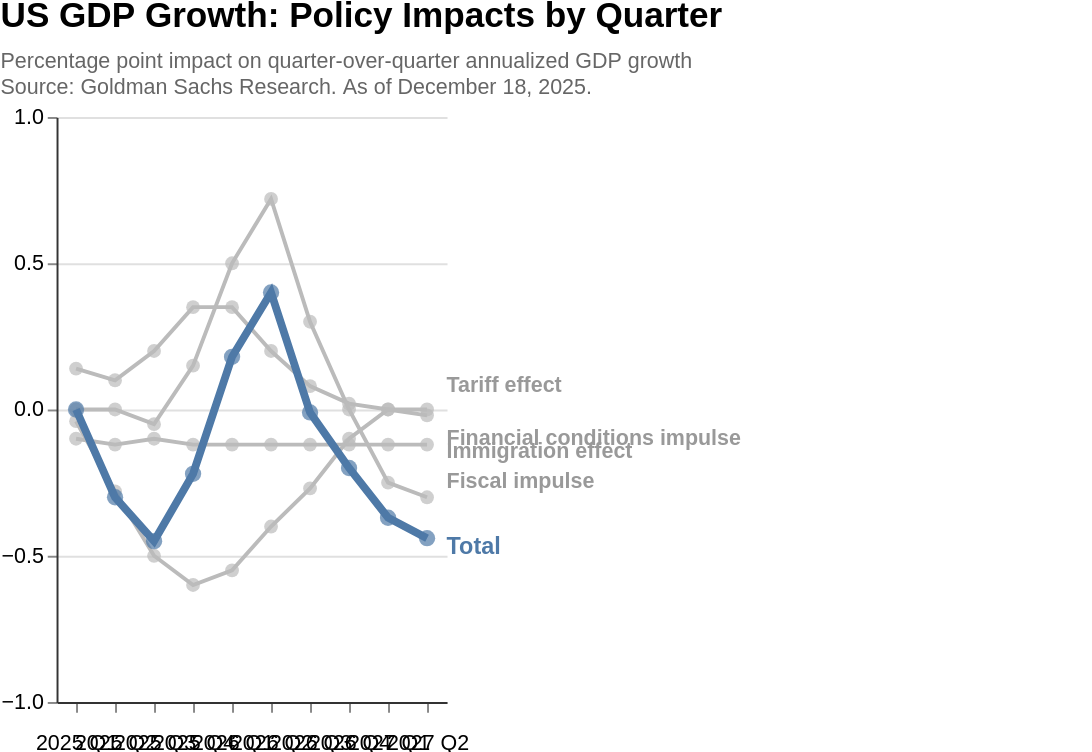

Express this chart as Vega-Lite.
### Vega-Lite specification from a JSON file in a GitHub repository (floating-point values rounded to 4 significant figures)
{"$schema": "https://vega.github.io/schema/vega-lite/v5.json", "title": {"text": "US GDP Growth: Policy Impacts by Quarter", "subtitle": ["Percentage point impact on quarter-over-quarter annualized GDP growth", "Source: Goldman Sachs Research. As of December 18, 2025."], "anchor": "start", "fontSize": 18, "fontWeight": "bold", "subtitleFontSize": 11, "subtitleColor": "#666", "subtitlePadding": 8}, "width": "container", "height": "container", "background": "white", "padding": {"right": 180}, "data": {"values": [{"order": 1, "quarter": "2025 Q1", "series": "Financial conditions impulse", "value": 0.14}, {"order": 1, "quarter": "2025 Q1", "series": "Fiscal impulse", "value": 0.0}, {"order": 1, "quarter": "2025 Q1", "series": "Tariff effect", "value": -0.04}, {"order": 1, "quarter": "2025 Q1", "series": "Immigration effect", "value": -0.1}, {"order": 2, "quarter": "2025 Q2", "series": "Financial conditions impulse", "value": 0.1}, {"order": 2, "quarter": "2025 Q2", "series": "Fiscal impulse", "value": 0.0}, {"order": 2, "quarter": "2025 Q2", "series": "Tariff effect", "value": -0.28}, {"order": 2, "quarter": "2025 Q2", "series": "Immigration effect", "value": -0.12}, {"order": 3, "quarter": "2025 Q3", "series": "Financial conditions impulse", "value": 0.2}, {"order": 3, "quarter": "2025 Q3", "series": "Tariff effect", "value": -0.5}, {"order": 3, "quarter": "2025 Q3", "series": "Immigration effect", "value": -0.1}, {"order": 3, "quarter": "2025 Q3", "series": "Fiscal impulse", "value": -0.05}, {"order": 4, "quarter": "2025 Q4", "series": "Financial conditions impulse", "value": 0.35}, {"order": 4, "quarter": "2025 Q4", "series": "Fiscal impulse", "value": 0.15}, {"order": 4, "quarter": "2025 Q4", "series": "Tariff effect", "value": -0.6}, {"order": 4, "quarter": "2025 Q4", "series": "Immigration effect", "value": -0.12}, {"order": 5, "quarter": "2026 Q1", "series": "Financial conditions impulse", "value": 0.35}, {"order": 5, "quarter": "2026 Q1", "series": "Fiscal impulse", "value": 0.5}, {"order": 5, "quarter": "2026 Q1", "series": "Tariff effect", "value": -0.55}, {"order": 5, "quarter": "2026 Q1", "series": "Immigration effect", "value": -0.12}, {"order": 6, "quarter": "2026 Q2", "series": "Financial conditions impulse", "value": 0.2}, {"order": 6, "quarter": "2026 Q2", "series": "Fiscal impulse", "value": 0.72}, {"order": 6, "quarter": "2026 Q2", "series": "Tariff effect", "value": -0.4}, {"order": 6, "quarter": "2026 Q2", "series": "Immigration effect", "value": -0.12}, {"order": 7, "quarter": "2026 Q3", "series": "Financial conditions impulse", "value": 0.08}, {"order": 7, "quarter": "2026 Q3", "series": "Fiscal impulse", "value": 0.3}, {"order": 7, "quarter": "2026 Q3", "series": "Tariff effect", "value": -0.27}, {"order": 7, "quarter": "2026 Q3", "series": "Immigration effect", "value": -0.12}, {"order": 8, "quarter": "2026 Q4", "series": "Financial conditions impulse", "value": 0.02}, {"order": 8, "quarter": "2026 Q4", "series": "Fiscal impulse", "value": 0.0}, {"order": 8, "quarter": "2026 Q4", "series": "Tariff effect", "value": -0.1}, {"order": 8, "quarter": "2026 Q4", "series": "Immigration effect", "value": -0.12}, {"order": 9, "quarter": "2027 Q1", "series": "Financial conditions impulse", "value": 0.0}, {"order": 9, "quarter": "2027 Q1", "series": "Fiscal impulse", "value": -0.25}, {"order": 9, "quarter": "2027 Q1", "series": "Tariff effect", "value": 0.0}, {"order": 9, "quarter": "2027 Q1", "series": "Immigration effect", "value": -0.12}, {"order": 10, "quarter": "2027 Q2", "series": "Financial conditions impulse", "value": -0.02}, {"order": 10, "quarter": "2027 Q2", "series": "Fiscal impulse", "value": -0.3}, {"order": 10, "quarter": "2027 Q2", "series": "Tariff effect", "value": 0.0}, {"order": 10, "quarter": "2027 Q2", "series": "Immigration effect", "value": -0.12}]}, "encoding": {"x": {"field": "quarter", "type": "ordinal", "sort": {"field": "order"}, "axis": {"title": null, "labelAngle": 0, "labelFontSize": 11, "labelPadding": 10, "domain": true, "domainColor": "#333"}}}, "layer": [{"params": [{"name": "highlight", "select": {"type": "point", "fields": ["series"], "on": "pointerover", "clear": "pointerout"}}], "mark": {"type": "line", "strokeWidth": 2}, "encoding": {"y": {"field": "value", "type": "quantitative", "axis": {"title": null, "grid": true, "gridColor": "#e0e0e0", "domain": true, "domainColor": "#333", "labelFontSize": 11, "values": [-1, -0.5, 0, 0.5, 1]}, "scale": {"domain": [-1, 1]}}, "color": {"condition": {"param": "highlight", "empty": false, "field": "series", "type": "nominal", "scale": {"domain": ["Tariff effect", "Immigration effect", "Fiscal impulse", "Financial conditions impulse"], "range": ["#e15759", "#9c755f", "#59a14f", "#f28e2b"]}, "legend": null}, "value": "#bbb"}, "detail": {"field": "series"}, "strokeWidth": {"condition": {"param": "highlight", "empty": false, "value": 3.5}, "value": 2}}}, {"mark": {"type": "circle", "size": 50}, "encoding": {"y": {"field": "value", "type": "quantitative"}, "color": {"condition": {"param": "highlight", "empty": false, "field": "series", "type": "nominal", "scale": {"domain": ["Tariff effect", "Immigration effect", "Fiscal impulse", "Financial conditions impulse"], "range": ["#e15759", "#9c755f", "#59a14f", "#f28e2b"]}, "legend": null}, "value": "#bbb"}, "tooltip": [{"field": "series", "type": "nominal", "title": "Effect"}, {"field": "quarter", "type": "ordinal", "title": "Quarter"}, {"field": "value", "type": "quantitative", "title": "Impact (pp)", "format": ".2f"}]}}, {"transform": [{"filter": "datum.order == 10 && datum.series == 'Tariff effect'"}], "mark": {"type": "text", "align": "left", "dx": 10, "dy": -12, "fontSize": 11, "fontWeight": "bold"}, "encoding": {"y": {"field": "value", "type": "quantitative"}, "text": {"field": "series"}, "color": {"condition": {"param": "highlight", "empty": false, "field": "series", "type": "nominal", "scale": {"domain": ["Tariff effect", "Immigration effect", "Fiscal impulse", "Financial conditions impulse"], "range": ["#e15759", "#9c755f", "#59a14f", "#f28e2b"]}, "legend": null}, "value": "#999"}}}, {"transform": [{"filter": "datum.order == 10 && datum.series == 'Financial conditions impulse'"}], "mark": {"type": "text", "align": "left", "dx": 10, "dy": 12, "fontSize": 11, "fontWeight": "bold"}, "encoding": {"y": {"field": "value", "type": "quantitative"}, "text": {"field": "series"}, "color": {"condition": {"param": "highlight", "empty": false, "field": "series", "type": "nominal", "scale": {"domain": ["Tariff effect", "Immigration effect", "Fiscal impulse", "Financial conditions impulse"], "range": ["#e15759", "#9c755f", "#59a14f", "#f28e2b"]}, "legend": null}, "value": "#999"}}}, {"transform": [{"filter": "datum.order == 10 && datum.series == 'Immigration effect'"}], "mark": {"type": "text", "align": "left", "dx": 10, "dy": 4, "fontSize": 11, "fontWeight": "bold"}, "encoding": {"y": {"field": "value", "type": "quantitative"}, "text": {"field": "series"}, "color": {"condition": {"param": "highlight", "empty": false, "field": "series", "type": "nominal", "scale": {"domain": ["Tariff effect", "Immigration effect", "Fiscal impulse", "Financial conditions impulse"], "range": ["#e15759", "#9c755f", "#59a14f", "#f28e2b"]}, "legend": null}, "value": "#999"}}}, {"transform": [{"filter": "datum.order == 10 && datum.series == 'Fiscal impulse'"}], "mark": {"type": "text", "align": "left", "dx": 10, "dy": -8, "fontSize": 11, "fontWeight": "bold"}, "encoding": {"y": {"field": "value", "type": "quantitative"}, "text": {"field": "series"}, "color": {"condition": {"param": "highlight", "empty": false, "field": "series", "type": "nominal", "scale": {"domain": ["Tariff effect", "Immigration effect", "Fiscal impulse", "Financial conditions impulse"], "range": ["#e15759", "#9c755f", "#59a14f", "#f28e2b"]}, "legend": null}, "value": "#999"}}}, {"transform": [{"aggregate": [{"op": "sum", "field": "value", "as": "total"}], "groupby": ["quarter", "order"]}], "mark": {"type": "line", "strokeWidth": 4, "color": "#4e79a7"}, "encoding": {"y": {"field": "total", "type": "quantitative"}}}, {"transform": [{"aggregate": [{"op": "sum", "field": "value", "as": "total"}], "groupby": ["quarter", "order"]}], "mark": {"type": "point", "filled": true, "size": 70, "color": "#4e79a7"}, "encoding": {"y": {"field": "total", "type": "quantitative"}, "tooltip": [{"value": "Total"}, {"field": "quarter", "type": "ordinal", "title": "Quarter"}, {"field": "total", "type": "quantitative", "title": "Impact (pp)", "format": ".2f"}]}}, {"transform": [{"aggregate": [{"op": "sum", "field": "value", "as": "total"}], "groupby": ["quarter", "order"]}, {"filter": "datum.order == 10"}], "mark": {"type": "text", "align": "left", "dx": 10, "dy": 4, "fontSize": 12, "fontWeight": "bold", "color": "#4e79a7"}, "encoding": {"y": {"field": "total", "type": "quantitative"}, "text": {"value": "Total"}}}], "config": {"view": {"stroke": null}, "axis": {"labelFont": "sans-serif", "titleFont": "sans-serif"}}}
